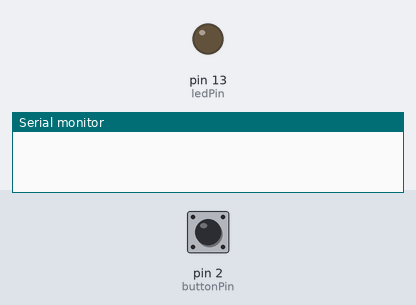
Bench run of a sketch on a simulated Arduino Uno, built with avr-gcc and run on an emulated ATmega328P. Parts: output pins drawn as LEDs (lit = HIGH), the last lines printed to the serial monitor. Inputs (shaded band) come from the test bench; at power-on: pin 2 (buttonPin) LOW.

Above: at 1.2 s.
1.3 s: pin 2 (buttonPin) pulled HIGH for 0.15 s
At 1.42 s:
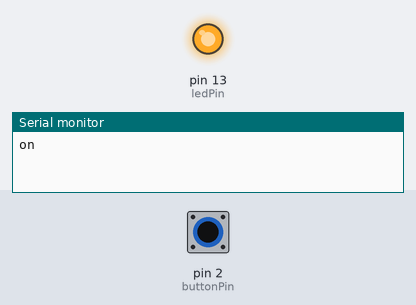
2.9 s: pin 2 (buttonPin) pulled HIGH for 3.2 s
At 7.4 s:
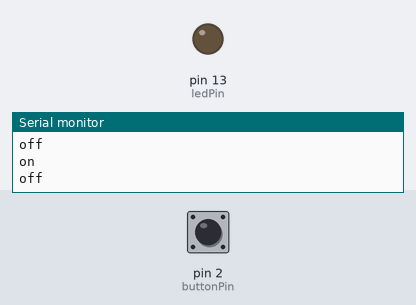
Timing chart, 0 to 8.9 s (numbered marks = the images above; inputs shaded):
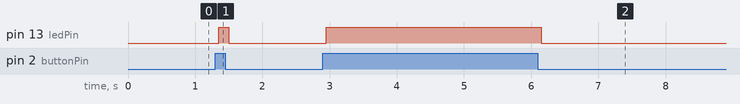

The sketch:

serial_test.ino
```cpp
const int buttonPin = 2;
const int ledPin = 13;

int buttonState = 0;
int ledState = LOW;
int lastButtonState = LOW;
bool pressed = false;

unsigned long lastDebounceTime = 0;
unsigned long debounceDelay = 50;

char rx_byte;

void setup() {
  Serial.begin(19200);
  pinMode(ledPin, OUTPUT);
  pinMode(buttonPin, INPUT);
}

void loop() {
  int reading = digitalRead(buttonPin);

  if (reading != lastButtonState) {
    lastDebounceTime = millis();
  }

  if ((millis() - lastDebounceTime) > debounceDelay) {
    if (reading != buttonState) {
      buttonState = reading;
      if (buttonState == HIGH) {
        if (pressed == false){
          Serial.println("on");
          pressed = true;
        }
        ledState = HIGH;
      } else {
        if (pressed == true){
          Serial.println("off");
          pressed = false;
          ledState = LOW;
        }
      }
    }
  }

  digitalWrite(ledPin, ledState);
  lastButtonState = reading;
}
```

Measured:
- after the input at 1.3 s, pin 13 (ledPin): LOW → HIGH after 0.05 s, → LOW 0.15 s later
- after the input at 2.9 s, pin 13 (ledPin): LOW → HIGH after 0.05 s, → LOW 3.2 s later
